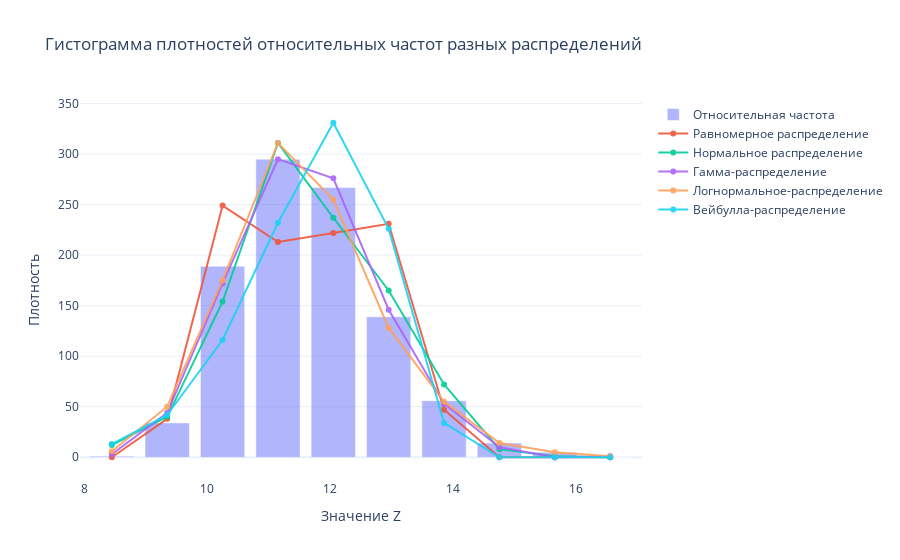

The notebook cell saved with this chart:
### Code cell
# Гистограмма плотностей относительных частот разных распределений
fig = go.Figure()
fig.add_trace(
    go.Bar(x=raspred_df_stats['Середины интервалов'],
           y=freq_table,
           opacity=0.5, name='Относительная частота',
          )
)
fig.add_trace(
    go.Scatter(x=raspred_df_stats['Середины интервалов'],
           y=raspred_df_uniform_freq,
           opacity=0.9, name='Равномерное распределение',
          )
)
fig.add_trace(
    go.Scatter(x=raspred_df_stats['Середины интервалов'],
           y=raspred_df_normal_freq,
           opacity=0.9, name='Нормальное распределение',
          )
)
fig.add_trace(
    go.Scatter(x=raspred_df_stats['Середины интервалов'],
           y=raspred_df_gamma_freq,
           opacity=0.9, name='Гамма-распределение',
          )
)
fig.add_trace(
    go.Scatter(x=raspred_df_stats['Середины интервалов'],
           y=raspred_df_log_freq,
           opacity=0.9, name='Логнормальное-распределение',
        )
)
fig.add_trace(
    go.Scatter(x=raspred_df_stats['Середины интервалов'],
           y=raspred_df_weib_freq,
           opacity=0.9, name='Вейбулла-распределение',
        )
)
fig.update_layout(
    title="Гистограмма плотностей относительных частот разных распределений",
    xaxis_title="Значение Z",
    yaxis_title="Плотность",
    template="plotly_white"
)
fig.show()

### Figure 1 — Plotly figure (JSON) as saved in the notebook; plotly's stock layout.template omitted (floating-point values rounded to 4 significant figures)
{"data": [{"name": "Относительная частота", "opacity": 0.5, "type": "bar", "x": [8.45, 9.35, 10.25, 11.15, 12.05, 12.95, 13.85, 14.75, 15.65, 16.55], "y": [1, 34, 189, 295, 267, 139, 56, 14, 5, 0]}, {"name": "Равномерное распределение", "opacity": 0.9, "type": "scatter", "x": [8.45, 9.35, 10.25, 11.15, 12.05, 12.95, 13.85, 14.75, 15.65, 16.55], "y": [0, 38, 249, 213, 222, 231, 47, 0, 0, 0]}, {"name": "Нормальное распределение", "opacity": 0.9, "type": "scatter", "x": [8.45, 9.35, 10.25, 11.15, 12.05, 12.95, 13.85, 14.75, 15.65, 16.55], "y": [12, 40, 154, 311, 237, 165, 72, 8, 1, 0]}, {"name": "Гамма-распределение", "opacity": 0.9, "type": "scatter", "x": [8.45, 9.35, 10.25, 11.15, 12.05, 12.95, 13.85, 14.75, 15.65, 16.55], "y": [3, 44, 172, 295, 276, 146, 53, 10, 0, 1]}, {"name": "Логнормальное-распределение", "opacity": 0.9, "type": "scatter", "x": [8.45, 9.35, 10.25, 11.15, 12.05, 12.95, 13.85, 14.75, 15.65, 16.55], "y": [6, 50, 175, 311, 255, 128, 55, 14, 5, 1]}, {"name": "Вейбулла-распределение", "opacity": 0.9, "type": "scatter", "x": [8.45, 9.35, 10.25, 11.15, 12.05, 12.95, 13.85, 14.75, 15.65, 16.55], "y": [13, 42, 116, 232, 331, 226, 34, 0, 0, 0]}], "layout": {"title": {"text": "Гистограмма плотностей относительных частот разных распределений"}, "xaxis": {"title": {"text": "Значение Z"}}, "yaxis": {"title": {"text": "Плотность"}}}}
